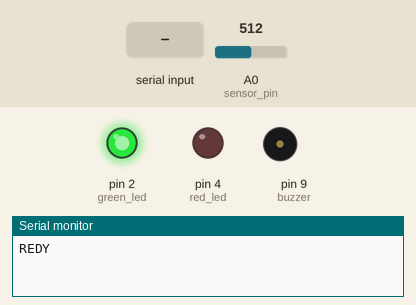
Recording of a sketch running on a simulated Arduino Uno, built with avr-gcc and run on an emulated ATmega328P. Parts: output pins drawn as LEDs (lit = HIGH), buzzer (waves = sounding), the last lines printed to the serial monitor. The inputs (shaded band) are chosen by the test bench; at power-on: A0 (sensor_pin) = 512.

Above: at 1.2 s.
1.3 s: A0 (sensor_pin) set to 108
2.8 s: A0 (sensor_pin) set to 91
At 3.2 s:
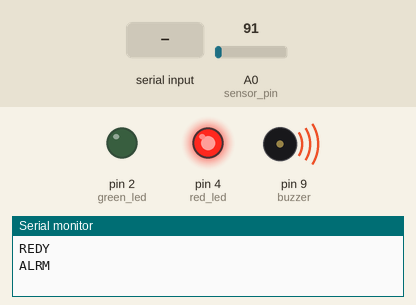
4.3 s: "d" received over Serial
At 5.5 s:
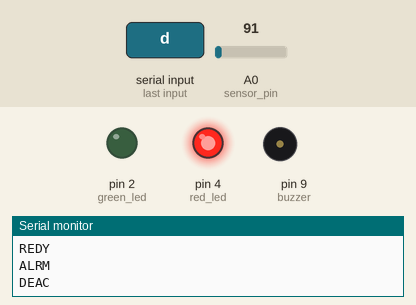
5.8 s: "r" received over Serial
At 6.7 s:
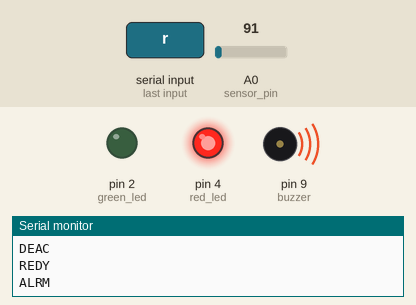
Timing chart, 0 to 8.8 s (numbered marks = the images above; inputs shaded):
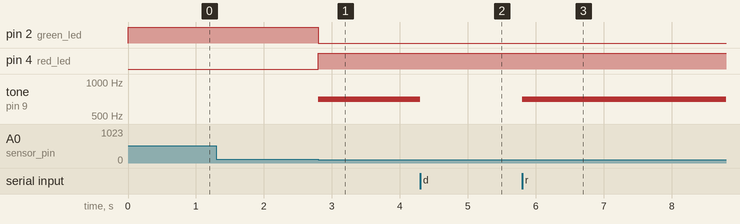

The sketch:

benduino.ino
```cpp
const int green_led = 2;
const int red_led = 4;
const int buzzer = 9;

/*TO CHANGE FOR EACH SENSOR*/
const char uid[5] = "Uben";
const int sensor_pin = A0;
/**/

char command[1]; //incoming command
char state; //current state
int go_alarm; //should we trigger alarm ?
int sensor_measure;

void setup(){

  Serial.begin(9600);

  pinMode(green_led, OUTPUT);
  pinMode(red_led, OUTPUT);
  pinMode(sensor_pin, INPUT);
  pinMode(buzzer, OUTPUT);

  state = 'r' ; // État armé au départ. (idle)
  Serial.println("REDY");
}

void manage_states() {

  /*TO CHANGE FOR EACH SENSOR*/
  sensor_measure = analogRead(sensor_pin);

  if (sensor_measure < 100) {
    go_alarm = 1;
  } else {
    go_alarm = 0;
  }
  /**/

  command[0] = '\0' ;

  if(Serial.available()) {

    command[0]=Serial.read();

    if(command[0] == 'u') { // We're asked to provide the uid
      Serial.println(uid);
    } else if(command[0] == 's') { //We're asked the current state
      switch(state) {
          case 'r':
            Serial.println("REDY");
            break;
          case 'a':
            Serial.println("ALRM");
            break;
          case 'd':
            Serial.println("DEAC");
            break;
      }
    }

    Serial.flush();
  }

  if(state == 'r') {// ready


    digitalWrite(red_led, LOW);
    digitalWrite(green_led, HIGH);
    noTone(buzzer);


    if(command[0] == 'a' || go_alarm) {
      state = 'a';
      Serial.println("ALRM");

    } else if(command[0] == 'd') {
      state = 'd';
      Serial.println("DEAC");

    } else if(command[0] == 'r') {
      Serial.println("REDY");
    }


   } else if(state == 'a') { // alarm


      digitalWrite(green_led, LOW);
      digitalWrite(red_led, HIGH);
      tone(buzzer, 700);

      if(command[0] == 'r') {
        state = 'r';
        Serial.println("REDY");
      }
      else if(command[0] == 'd')
      {
        state = 'd' ;
        Serial.println("DEAC");
      }
      else if(command[0] == 'a')
      {
        Serial.println("ALRM");
      }


   } else if(state == 'd') { // deactivated


      digitalWrite(red_led, HIGH);
      digitalWrite(green_led, LOW);
      noTone(buzzer);

      if(command[0] == 'r')
      {
        state = 'r' ;
        Serial.println("REDY");
      }
      else if(command[0] == 'a')
      {
        state = 'a' ;
        Serial.println("ALRM");
      }
      else if(command[0] == 'd')
      {
        Serial.println("DEAC");
      }
    }
}

void loop()
{
  manage_states();
}
```

Measured:
- the behaviour switches between 100 and 99 on A0 (sensor_pin) (found by bisection; images 0 and 1)
- after the input at 1.3 s, every drawn part: stays the same
- after the input at 2.8 s, pin 2 (green_led): HIGH → LOW at once; pin 4 (red_led): LOW → HIGH at once; tone on pin 9 (buzzer): silent → 700 Hz at once
- after the input at 4.3 s, tone on pin 9 (buzzer): 700 Hz → silent at once
- after the input at 5.8 s, tone on pin 9 (buzzer): silent → 700 Hz at once
